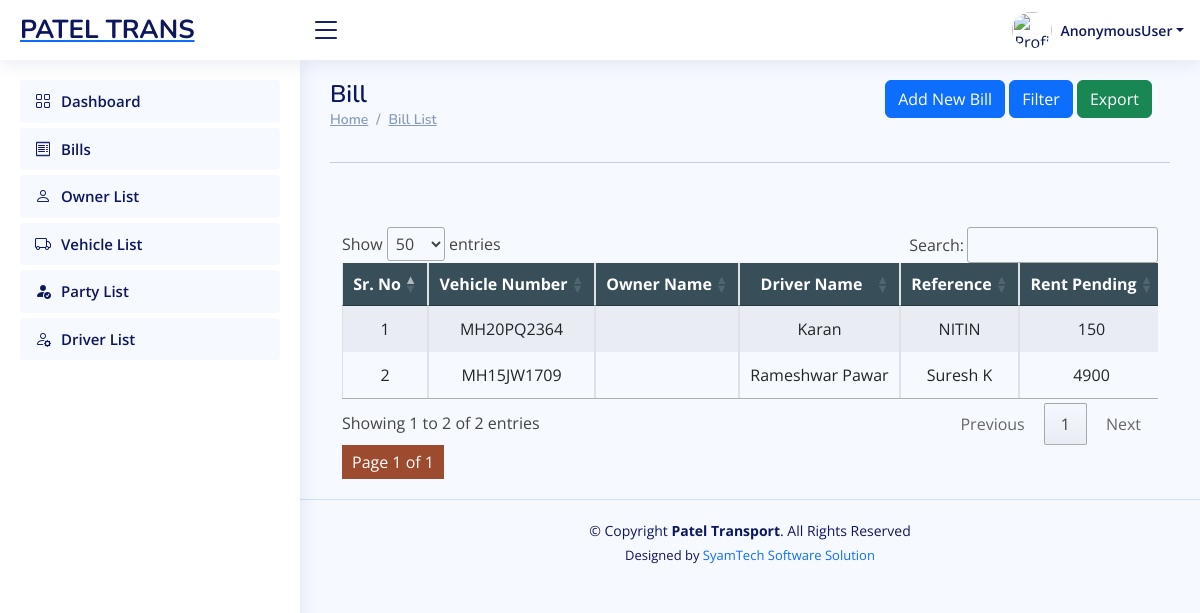
Screenshot of /software/bill_list/ with the database file from the repository.
### Developer/models.py (models this page shows, shortened)
class Bill(models.Model):
    business = models.ForeignKey(Business, on_delete=models.CASCADE, null=True, blank=True)
    bill_number = models.CharField(max_length=10, unique=True, editable=False)
    party = models.ForeignKey(
        'Party', on_delete=models.SET_NULL, related_name='bills', verbose_name="Party Name", null=True, blank=True
    )
    driver = models.ForeignKey(
        'Driver', on_delete=models.SET_NULL, null=True, blank=True, related_name='bills', verbose_name="Driver"
    )
    vehicle = models.ForeignKey(
        'Vehicle', on_delete=models.CASCADE,  related_name='bills', verbose_name="Vehicle"
    )
    reference = models.ForeignKey(
        'VehicleOwner', on_delete=models.SET_NULL, null=True, blank=True, related_name='referenced_bills', verbose_name="Referenced Owner"
    )
    from_location = models.CharField(max_length=255, verbose_name="From Location")
    to_location = models.CharField(max_length=255, verbose_name="To Location")
    material_type = models.CharField(max_length=255, null=True, blank=True, verbose_name="Type of Material")
    rent_amount = models.DecimalField(max_digits=10, decimal_places=0, verbose_name="Rent Amount")
    advance_amount = models.DecimalField(max_digits=10, decimal_places=0, verbose_name="Advance Amount")
    pending_amount = models.DecimalField(max_digits=10, decimal_places=0, default=0, verbose_name="Pending Amount")
    commission = models.DecimalField(max_digits=10, decimal_places=0, null=True, blank=True,default=0,  verbose_name="Commission")
    notes = models.TextField(null=True, blank=True, verbose_name="Additional Notes")
    created_at = models.DateTimeField(auto_now_add=True, verbose_name="Created At")
    updated_at = models.DateTimeField(auto_now=True, verbose_name="Updated At")
    class Meta:
        verbose_name = "Bill"
        verbose_name_plural = "Bills"
        ordering = ['-created_at']

class Vehicle(models.Model):
    owner = models.ForeignKey(VehicleOwner, on_delete=models.CASCADE, null=True, blank=True)
    business = models.ForeignKey(Business, on_delete=models.CASCADE, null=True, blank=True)
    vehicle_number = models.CharField(max_length=20, unique=True)  # License plate number
    vehicle_name = models.CharField(max_length=100, null=True, blank=True)
    model_name = models.CharField(max_length=255, null=True, blank=True)
    notes = models.TextField(null=True, blank=True)
    document1 = models.FileField(upload_to='vehicle_documents/', null=True, blank=True)
    document2 = models.FileField(upload_to='vehicle_documents/', null=True, blank=True)
    created_at = models.DateTimeField(auto_now_add=True)
    updated_at = models.DateTimeField(auto_now=True)
    def __str__(self):
        if self.vehicle_name:
            return f"{self.vehicle_name} - ({self.vehicle_number[:-5]} {self.vehicle_number[-4:]})"
        else:
            return f"{self.vehicle_number[:-5]} {self.vehicle_number[-4:]}"

class Driver(models.Model):
    business = models.ForeignKey(Business, on_delete=models.CASCADE, null=True, blank=True)
    driver_name = models.CharField(max_length=255)
    licence = models.FileField(upload_to='driver_documents/licence/', null=True, blank=True)
    adhar_card = models.FileField(upload_to='driver_documents/adhar_cards/', null=True, blank=True)
    document1 = models.FileField(upload_to='party_documents/other_documents/', null=True, blank=True)
    document2 = models.FileField(upload_to='party_documents/other_documents/', null=True, blank=True)
    profile_photo = models.ImageField(upload_to='driver_documents/profile_photos/', null=True, blank=True)
    mobile = models.CharField(max_length=15, null=True, blank=True)
    alternate_mobile = models.CharField(max_length=15, null=True, blank=True)
    created_at = models.DateTimeField(auto_now_add=True)
    updated_at = models.DateTimeField(auto_now=True)
    def __str__(self):
        return self.driver_name

class VehicleOwner(models.Model):
    business = models.ForeignKey(Business, on_delete=models.CASCADE,null=True, blank=True)
    owner_name = models.CharField(max_length=255)
    owner_mobile_number = models.CharField(max_length=15)
    owner_alternate_mobile_number = models.CharField(max_length=15, null=True, blank=True)
    pan_card = models.FileField(upload_to='vehicle_owner_documents/pan_cards/', null=True, blank=True)
    adhar_card = models.FileField(upload_to='vehicle_owner_documents/adhar_cards/', null=True, blank=True)
    document1 = models.FileField(upload_to='vehicle_owner_documents/other_documents/', null=True, blank=True)
    document2 = models.FileField(upload_to='vehicle_owner_documents/other_documents/', null=True, blank=True)
    created_at = models.DateTimeField(auto_now_add=True)
    updated_at = models.DateTimeField(auto_now=True)
    def __str__(self):
        return f"{self.owner_name} - {self.owner_mobile_number}"

### Software/views.py (the view)
# urls.py: path('bill_list/', bill_list, name='software_bill_list'),
def bill_list(request):
    bill_form = BillForm()
    bill_rec = Bill.objects.only(
        'id', 'from_location', 'to_location', 'rent_amount', 'pending_amount'
    ).order_by('-id')
    owner_rec = VehicleOwner.objects.only('id', 'owner_name').order_by('-id')
    vehicle_rec = Vehicle.objects.only('id', 'vehicle_number').order_by('-id')
    party_rec = Party.objects.only('id', 'name', 'mobile').order_by('-id')
    driver_rec = Driver.objects.only('id', 'driver_name', 'mobile').order_by('-id')
    filter = BillFilter(request.GET, queryset=bill_rec)
    filtered_rec = filter.qs  # Filtered queryset
    paginator = Paginator(filtered_rec, 50)  # Show 10 job cards per page.
    page_number = request.GET.get('page')  # Get the page number from the GET request
    page_obj = paginator.get_page(page_number)  # Get the corresponding page object
    filter_params = request.GET.copy()  # Copy the GET parameters
    if 'page' in filter_params:
        del filter_params['page']  # Remove the page parameter if it exists
    context={
        'bill_form': bill_form,
        'bill_rec': page_obj,
        'owner_rec': owner_rec,
        'party_rec': party_rec,
        'driver_rec': driver_rec,
        'vehicle_rec': vehicle_rec,
        'filter_params': filter_params.urlencode(),
        'filter': filter,
        }
    return render(
        request,
        'software_bill_list.html',
        context
    )

### Developer/models.py (called while the page is built)
    def __str__(self):
        return self.name

### Software/templates/software_bill_list.html (shortened to what this page needs)
{% extends "software_base.html" %}
{% load crispy_forms_tags %}
{% block content %}
<main id="main" class="main">
    <div class="row">
        <div class="col-sm-6">
            <div class="pagetitle">
                <h1>Bill</h1>
                <nav>
                    <ol class="breadcrumb">
                        <li class="breadcrumb-item"><a href="#">Home</a></li>
                        <li class="breadcrumb-item"><a href="#">Bill List </a></li>
                    </ol>
                </nav>
            </div>
        </div>
        <div class="col-sm-6">
            <div class="container" style="max-width:97%;">
                <div class="text-lg-end text-start">
                    <a href="#" class="btn btn-primary" data-toggle="modal" data-target="#model_create_bill"> Add New Bill</a>
                    <a href="#" class="btn btn-primary" data-toggle="modal" data-target="#model_filter"> Filter</a>
                    <a href="#" class="btn btn-success" data-toggle="modal" data-target=""> Export</a>
                </div>
            </div>
        </div>
    </div>
    <section class="section dashboard">
<hr>
        <div class="container">
            <div class="row justify-content-center align-items-center">
                <div class="col-sm-12"> <br><br>
                    <div class="row">
                        <div class="container" style=" overflow:scroll;">
                            <table id="bill_table" class="table table-striped table-bordered" style="width:100%; min-width: max-content;">
                                <thead>
                                    <tr style="background-color: rgb(56, 79, 90);">
                                        <th scope="col" class="text-center text-white">Sr. No</th>
                                        <th scope="col" class="text-center text-white">Vehicle Number</th>
                                        <th scope="col" class="text-center text-white">Owner Name</th>
                                        <th scope="col" class="text-center text-white">Driver Name</th>
                                        <th scope="col" class="text-center text-white">Reference</th>
                                        <th scope="col" class="text-center text-white">Rent Pending</th>
                                    </tr>
                                </thead>
                                <tbody>
                                    {% if bill_rec %}
                                    {% for r in bill_rec %}
                                    <tr>
                                        <td class="text-center">{{ forloop.counter }}</td>
                                        <td class="text-center">{{ r.vehicle.vehicle_number }} </td>
                                        <td class="text-center">{{ r.vehicle.owner.owner_name }} </td>
                                        <td class="text-center">{{ r.driver.driver_name }} </td>
                                        <td class="text-center">{{ r.reference.owner_name }} </td>
                                        <td class="text-center">{{ r.pending_amount }} </td>
                                    </tr>
                                    {% endfor %}
                                    {% else %}
                                    <tr>
                                        <td colspan="10" class="text-center">No Bills Found</td>
                                    </tr>
                                    {% endif %}
                                </tbody>
                            </table>
                            <div class="pagination-container">
                                <div class="pagination">
                                    <span class="current-page">Page {{ bill_rec.number }} of {{ bill_rec.paginator.num_pages }}</span>
                                </div>
                            </div>
                        </div>
                    </div>
                </div>
            </div>
        </div>
</main>
{% endblock content %}

### rows the page displays
Bill: vehicle.vehicle_number "MH20PQ2364", driver.driver_name "Karan", reference.owner_name "NITIN", pending_amount "150"
Bill: vehicle.vehicle_number "MH15JW1709", driver.driver_name "Rameshwar Pawar", reference.owner_name "Suresh K", pending_amount "4900"

### other values shown
{{ request.user }} "AnonymousUser"
{{ bill_rec.number }} "1"
{{ bill_rec.paginator.num_pages }} "1"
